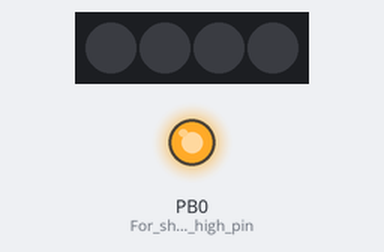
Bench run of a sketch on a simulated ATtiny85, built with avr-gcc and run on an emulated ATtiny85. Parts: 4 RGB LEDs in strip order, left to right, output pins drawn as LEDs (lit = HIGH). Dim RGB values are drawn brighter than linear; pins used as bus, display or sensor lines are not drawn.

Above: at 0.4 s.
At 1.3 s:
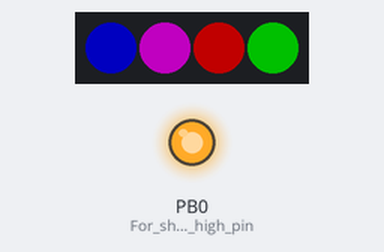
At 1.9 s:
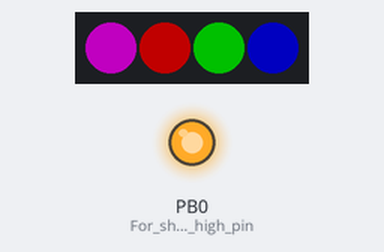
At 3.11 s:
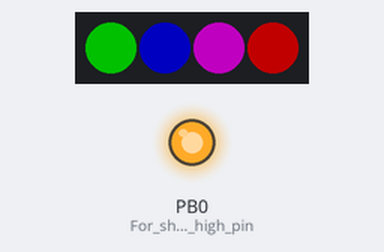
At 4.91 s:
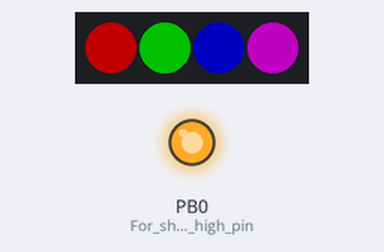
Timing chart, 0 to 5.5 s (numbered marks = the images above):
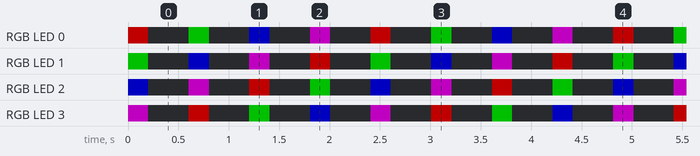

The sketch:

Gemma_neopixel_play.ino
```cpp
/*
Gemma_neopixel_play.ino

Board:  Adafruit Gemma (ATtiny85 8 Mhz)
Programmer:  USBTinyISP

or

Board:  Gemma M0
Programmer:  USBasp

This code is an adaptation of code found on Electronic Handbag Project website; it's been modified for Gemma.
Find the original sketch at:
https://web.archive.org/web/20170228191434/http://www.electronicfashion.co.uk/workshop_checklists.htm

Please visit https://www.rapidtables.com/convert/color/index.html to find additional hexcodes fo changing colors

Intro to Programming with Arduino:  An Electrifying Way to Add Color, Light, and Interactivity to Your Creations
Workshop by Jill Dawson
____________________________________________________________________________________
*/

/*
The first section of code is used to define global objects and call up additional files and libraries that the program needs to use.
 */
#include <Adafruit_NeoPixel.h> // This sketch needs the Adafruit_NeoPixel library

#define NEOPIN 1    // this is the # of the pad that connects to the NeoPixel's data-in pin
#define NUMPIXELS 4 // this is the # of NeoPixels in the strand

Adafruit_NeoPixel pixels = Adafruit_NeoPixel(NUMPIXELS, NEOPIN);

/*
By changing the hexcodes below, you can change the colors of your NeoPixels.
If you want to add more than four colors, you can do so here.
Notice there are commas following all but the last hexcode; the last one has a semicolon.
 */
uint32_t color1 = 0xff0000, // red
         color2 = 0x00ff00, // green
         color3 = 0x0000ff, // blue
         color4 = 0xff00ff; // purple

/*
The second section of code is used for things that only need to happen once, upon start up.
*/
void setup() {
  pinMode(LED_BUILTIN, OUTPUT);
  pinMode(0, OUTPUT); //For showing a high pin
  digitalWrite(0, HIGH);
  digitalWrite(LED_BUILTIN,HIGH); //This turns the onboard LED on so you know your Gemma is receiving power.
  pixels.begin();
  pixels.setBrightness(85);  //What would happen if you changed this value?
}

/*
The third section of code will repeat in a loop, in the order it was programmed.
*/
void loop() {
    pixels.setPixelColor(0, color1); //What do you think this code is doing?
    pixels.setPixelColor(1, color2);
    pixels.setPixelColor(2, color3);
    pixels.setPixelColor(3, color4);
    pixels.show();
    delay(200);                      //What do you think this code is doing?
    pixels.setPixelColor(0, 0);
    pixels.setPixelColor(1, 0);
    pixels.setPixelColor(2, 0);
    pixels.setPixelColor(3, 0);
    pixels.show();
    delay(400);                      //What do you think this code is doing?
    pixels.setPixelColor(0, color2);
    pixels.setPixelColor(1, color3);
    pixels.setPixelColor(2, color4);
    pixels.setPixelColor(3, color1);
    pixels.show();
    delay(200);
    pixels.setPixelColor(0, 0);
    pixels.setPixelColor(1, 0);
    pixels.setPixelColor(2, 0);
    pixels.setPixelColor(3, 0);
    pixels.show();
    delay(400);
    pixels.setPixelColor(0, color3);
    pixels.setPixelColor(1, color4);
    pixels.setPixelColor(2, color1);
    pixels.setPixelColor(3, color2);
    pixels.show();
    delay(200);
    pixels.setPixelColor(0, 0);
    pixels.setPixelColor(1, 0);
    pixels.setPixelColor(2, 0);
    pixels.setPixelColor(3, 0);
    pixels.show();
    delay(400);
    pixels.setPixelColor(0, color4);
    pixels.setPixelColor(1, color1);
    pixels.setPixelColor(2, color2);
    pixels.setPixelColor(3, color3);
    pixels.show();
    delay(200);
    pixels.setPixelColor(0, 0);
    pixels.setPixelColor(1, 0);
    pixels.setPixelColor(2, 0);
    pixels.setPixelColor(3, 0);
    pixels.show();
    delay(400);
}

/*
A fourth section may contain functions, or procedures, which are little chunks of code that may be called in the loop above.
*/
void emptyFunction(){
// This function is not currently doing anything, nor has it been called in the loop.
}
```

Measured:
- by itself, RGB LED 0: repeats every 2.4 s: off 0.40 s, RGB(0, 85, 0) 0.20 s, off 0.40 s, RGB(0, 0, 85) 0.20 s, off 0.40 s, RGB(85, 0, 85) 0.20 s, off 0.40 s, RGB(85, 0, 0) 0.20 s
- by itself, RGB LED 1: repeats every 2.4 s: off 0.40 s, RGB(0, 0, 85) 0.20 s, off 0.40 s, RGB(85, 0, 85) 0.20 s, off 0.40 s, RGB(85, 0, 0) 0.20 s, off 0.40 s, RGB(0, 85, 0) 0.20 s
- by itself, everything shown: repeats every 2.4 s, in 8 steps
